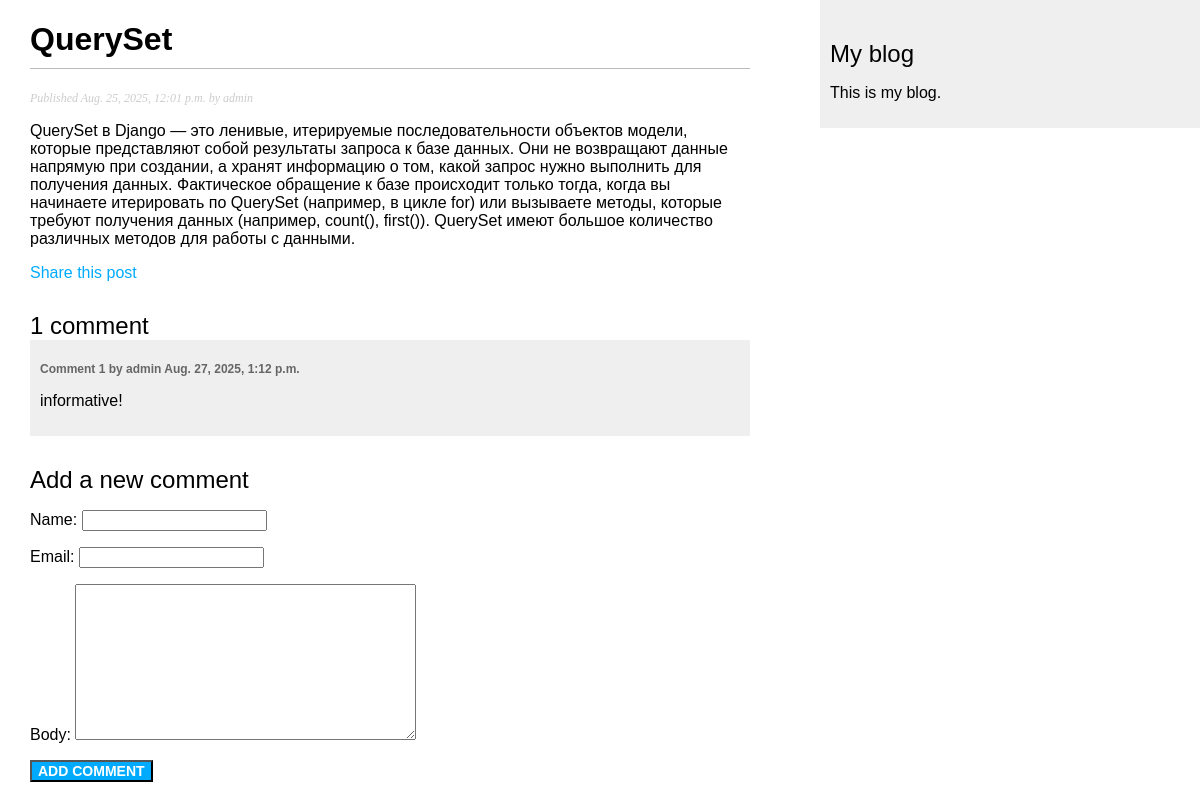
The page /blog/2025/8/25/queryset/ on the database its author committed.
### blog/models.py (models this page shows, shortened)
class Post(models.Model):
    class Status(models.TextChoices):
        DRAFT = 'DF', 'Draft'
        PUBLISHED = 'PB', 'Published'
    title = models.CharField(max_length=250)
    slug = models.SlugField(max_length=250, unique_for_date='publish')
    author = models.ForeignKey(User, on_delete=models.CASCADE, related_name='blog_posts')
    body = models.TextField()
    publish = models.DateTimeField(default=timezone.now)
    created = models.DateTimeField(auto_now_add=True)
    updated = models.DateTimeField(auto_now=True)
    status = models.CharField(max_length=2, choices=Status.choices, default=Status.DRAFT)
    objects = models.Manager()  #стандартный менеджер
    published = PublishedManager()  #менеджер для работы с опубликованными постами
    tags = TaggableManager()    #менеджер для работы с тегами
    class Meta:
        ordering = ['-publish']
        indexes = [
            models.Index(fields=['-publish']),
        ]

class Comment(models.Model):
    post = models.ForeignKey(Post,
                             on_delete=models.CASCADE,
                             related_name='comments')
    name = models.CharField(max_length=80)
    email = models.EmailField()
    body = models.TextField()
    created = models.DateTimeField(auto_now_add=True)
    updated = models.DateTimeField(auto_now=True)
    active = models.BooleanField(default=True)
    class Meta:
        ordering = ['created']
        indexes =[
            models.Index(fields=['created']),
        ]

### blog/views.py (the view)
def post_detail(request, year, month, day, post):
    post = get_object_or_404(Post,
                             status=Post.Status.PUBLISHED,
                             slug=post,
                             publish__year=year,
                             publish__month=month,
                             publish__day=day)
    comments = post.comments.filter(active=True)
    form = CommentForm()
    return render(request,
                  'blog/post/detail.html',
                  {'post': post,
                   'comments': comments,
                   'form': form})

### blog/forms.py
class CommentForm(forms.ModelForm):
    class Meta:
        model = Comment
        fields = ['name','email', 'body']

### templates/blog/post/detail.html (shortened to what this page needs)
{% extends "blog/base.html" %}
{% block content %}
<h1>{{ post.title }}</h1>
<p class="date">
    Published {{ post.publish }} by {{ post.author }}
</p>
{{ post.body|linebreaks }}
<p>
    <a href="{% url 'blog:post_share' post.id %}">
        Share this post
    </a>
</p>
{% with comments.count as total_comments %}
    <h2>
        {{ total_comments }} comment{{ total_comments|pluralize }}
    </h2>
{% endwith %}
{% for comment in comments %}
<div class="comment">
    <p class="info">
        Comment {{ forloop.counter }} by {{ comment.name }}
        {{ comment.created }}
    </p>
    {{ comment.body|linebreaks }}
</div>
{% empty %}
<p>There are no comments.</p>
{% endfor %}
{% include "blog/post/includes/comment_form.html" %}
{% endblock %}

### blog/static/css/blog.css (style rules this page uses)
body { margin : 0; padding: 0; font-family: helvatica, sans-serif; }
a { color: #00abff; text-decoration: none; }
h1 { font-weigth: normal; border-bottom: 1px solid #bbb; padding: 0 0 10px 0; }
h2 { font-weight: normal; margin: 30px 0 0; }
p.date { color: #ccc; font-family: georgia, serif; font-size: 12px; font-style: italic; }
.comment { padding: 10px; }
.comment:nth-child(even) { background: #efefef; }
.comment .info { font-weight: bold; font-size: 12px; color: #666; }

### rows shown on the page
Post: title "QuerySet", publish "Aug. 25, 2025, 12:01 p.m.", author "admin", body "QuerySet в Django — это ленивые, итерируемые последовательности объектов модели, которые представляют собой результаты запроса к базе данных. Они не возвращают данные напрямую при создании, а хранят информацию о том, какой запрос нужно выполнить для получения данных. Фактическое обращение к базе происходит только тогда, когда вы начинаете итерировать по QuerySet (например, в цикле for) или вызываете методы, которые требуют получения данных (например, count(), first()). QuerySet имеют большое количество различных методов для работы с данными."
Comment: name "admin", created "Aug. 27, 2025, 1:12 p.m.", body "informative!"

### other values the page prints
{{ total_comments }} "1"
